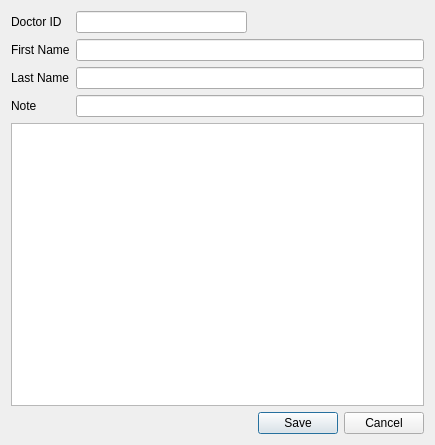
<?xml version="1.0" encoding="UTF-8"?>
<ui version="4.0">
 <class>dialog_doctor</class>
 <widget class="QDialog" name="dialog_doctor">
  <property name="geometry">
   <rect>
    <x>0</x>
    <y>0</y>
    <width>435</width>
    <height>445</height>
   </rect>
  </property>
  <property name="windowTitle">
   <string>Dialog</string>
  </property>
  <layout class="QGridLayout" name="gridLayout" columnstretch="0,0,0">
   <item row="2" column="1" colspan="2">
    <widget class="QLineEdit" name="VALlast"/>
   </item>
   <item row="0" column="1">
    <widget class="QLineEdit" name="VALid"/>
   </item>
   <item row="1" column="0">
    <widget class="QLabel" name="label_3">
     <property name="text">
      <string>First Name</string>
     </property>
    </widget>
   </item>
   <item row="3" column="0">
    <widget class="QLabel" name="label_2">
     <property name="text">
      <string>Note</string>
     </property>
    </widget>
   </item>
   <item row="3" column="1" colspan="2">
    <widget class="QLineEdit" name="VALnote"/>
   </item>
   <item row="5" column="0" colspan="3">
    <widget class="QTableView" name="tableView">
     <attribute name="horizontalHeaderHighlightSections">
      <bool>false</bool>
     </attribute>
     <attribute name="verticalHeaderHighlightSections">
      <bool>false</bool>
     </attribute>
    </widget>
   </item>
   <item row="0" column="2">
    <spacer name="horizontalSpacer">
     <property name="orientation">
      <enum>Qt::Horizontal</enum>
     </property>
     <property name="sizeHint" stdset="0">
      <size>
       <width>40</width>
       <height>20</height>
      </size>
     </property>
    </spacer>
   </item>
   <item row="0" column="0">
    <widget class="QLabel" name="label">
     <property name="text">
      <string>Doctor ID</string>
     </property>
    </widget>
   </item>
   <item row="2" column="0">
    <widget class="QLabel" name="label_4">
     <property name="text">
      <string>Last Name</string>
     </property>
    </widget>
   </item>
   <item row="1" column="1" colspan="2">
    <widget class="QLineEdit" name="VALname"/>
   </item>
   <item row="6" column="2">
    <widget class="QDialogButtonBox" name="buttonBox">
     <property name="orientation">
      <enum>Qt::Horizontal</enum>
     </property>
     <property name="standardButtons">
      <set>QDialogButtonBox::Cancel|QDialogButtonBox::Save</set>
     </property>
    </widget>
   </item>
  </layout>
 </widget>
 <resources/>
 <connections>
  <connection>
   <sender>buttonBox</sender>
   <signal>accepted()</signal>
   <receiver>dialog_doctor</receiver>
   <slot>accept()</slot>
   <hints>
    <hint type="sourcelabel">
     <x>248</x>
     <y>254</y>
    </hint>
    <hint type="destinationlabel">
     <x>157</x>
     <y>274</y>
    </hint>
   </hints>
  </connection>
  <connection>
   <sender>buttonBox</sender>
   <signal>rejected()</signal>
   <receiver>dialog_doctor</receiver>
   <slot>reject()</slot>
   <hints>
    <hint type="sourcelabel">
     <x>316</x>
     <y>260</y>
    </hint>
    <hint type="destinationlabel">
     <x>286</x>
     <y>274</y>
    </hint>
   </hints>
  </connection>
 </connections>
</ui>
